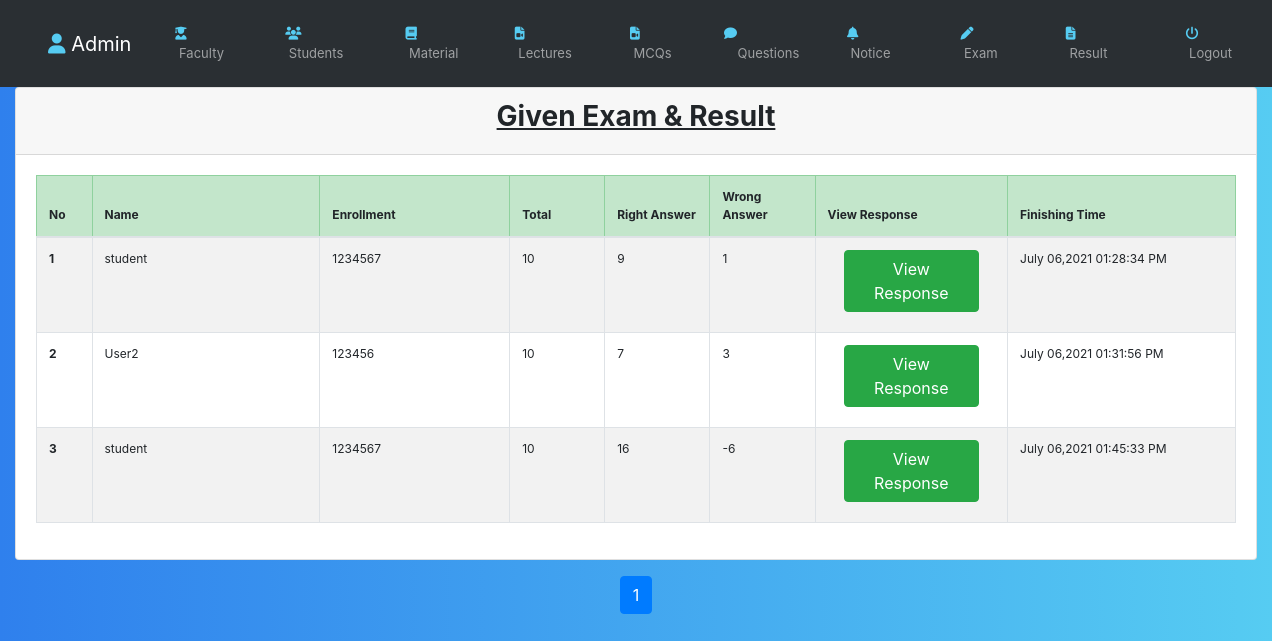
The app's page /admin/given_exam.php?group_id=10 (signed in) with its own data.
### tables this page shows
CREATE TABLE `result` (
  `result_id` int(25) NOT NULL,
  `group_id` int(25) NOT NULL,
  `stu_id` int(25) NOT NULL,
  `right_ans` varchar(255) NOT NULL,
  `wrong_ans` varchar(255) NOT NULL,
  `total` varchar(255) NOT NULL,
  `create_time` datetime NOT NULL DEFAULT current_timestamp()
);

CREATE TABLE `student` (
  `stu_id` int(25) NOT NULL,
  `enrollment` bigint(50) NOT NULL,
  `username` varchar(255) NOT NULL,
  `email` varchar(255) NOT NULL,
  `mobile` bigint(20) NOT NULL,
  `d_id` int(25) NOT NULL,
  `semester` int(2) NOT NULL,
  `password` varchar(255) NOT NULL,
  `code` mediumint(50) NOT NULL,
  `status` varchar(50) NOT NULL,
  `create_time` datetime NOT NULL,
  `update_time` datetime DEFAULT NULL
);

### inc/function.php (called while the page is built, shortened)
<?php
require '../db/dbcon.php';
	?>
<?php
function safe_string($str) {
	global $con;
	   	$str = trim($str);
  		$str = stripslashes($str);
  		$str = strip_tags($str);
  		$str = htmlspecialchars($str);
	   	$str = mysqli_real_escape_string($con,$str);
	return $str;
}
function DateFormat($date)
	{
        return date("F d,Y  h:i:s A",strtotime($date));
	}
?>

### admin/given_exam.php (the view)
<?php
include '../inc/top.php';
require '../db/dbcon.php';
if (isset($_GET['group_id'])>0 && $_GET['group_id']!='')
	{
		$limit=10;
		if (isset($_GET['page'])) {
			$page=$_GET['page'];
		}else{
			$page=1;
		}
		$offset=($page-1)*$limit;
		$group_id=safe_string($_GET['group_id']);
?>
    <body>
        <div class="container-fluid">
        <div class="card">
            <div class="card-header">
                <h3 class="text-center font-weight-bold text-decoration-underline">Given Exam & Result</h3>
            </div>
            <div class="card-body">
                <div class="table-responsive">
                    <table class="table thover ts table-bordered ">
                        <thead class="table-success">
                            <tr>
                                <th  width="2%">No</th>
                                <th  width="12%">Name</th>
                                <th  width="10%">Enrollment</th>
                                <th  width="5%">Total</th>
                                <th  width="5%">Right Answer</th>
                                <th  width="5%">Wrong Answer</th>
                                <th  width="5%">View Response</th>
                                <th  width="12%">Finishing Time</th>
                            </tr>
                        </thead>
                        <tbody>
                        <?php
                            $sql="SELECT * FROM result WHERE group_id='$group_id'";
                            $result=mysqli_query($con,$sql) or die(mysqli_error($con));
                            $records=mysqli_num_rows($result);
                            if ($records==0){
								echo "<td colspan='9' align='center' class='text-danger'><b>No given exam by students!</td></b>";
							}else{
							 $No=$offset;
                            while ($row=mysqli_fetch_array($result)) {
                                $No = $No + 1;
                                $stu_id=$row['stu_id'];
                                $stu_idSQL="SELECT * FROM student WHERE stu_id='$stu_id'";
                                $stu_idResult=mysqli_query($con,$stu_idSQL) or die(mysqli_error($con));
                                $stu_idROW=mysqli_fetch_array($stu_idResult);
                        ?>
                            <tr>
                                <td><?php echo "<b>".$No."</b>"; ?></td>
                                <td> <?php echo $stu_idROW['username']; ?> </td>
                                <td> <?php echo $stu_idROW['enrollment']; ?> </td>
                                <td> <?php echo $row['total']; ?> </td>
                                <td> <?php echo $row['right_ans']; ?> </td>
                                <td> <?php echo $row['wrong_ans']; ?> </td>
                                <td> <a href="view_response.php?group_id=<?php echo $group_id; ?>&stu_id=<?php echo $stu_id; ?>" class="btn btn-md btn-success mb-2 mx-3">View Response</a> </td>
                                <td> <?php echo DateFormat($row['create_time']); ?> </td>
                            </tr>
                            <?php
                        }
                    }
                }
                        ?>
                        </tbody>
                    </table>
                </div>
            </div>
        </div>
    </div>
    	<div class="container mt-3">
	<?php
		if ($records>0) {
			$total_page=ceil($records/$limit);
			echo'<ul class="pagination justify-content-center">';
			for ($i=1; $i<=$total_page; $i++) {
				if ($i==$page) {
					$active='active';
				} else{
					$active="";
				}
				$PageNo='<li class="page-item '.$active.'"><a class="page-link" href="given_exam.php?group_id='.$group_id.'&page='.$i.'">'.$i.'</a></li>';
				echo $PageNo;
			}
			echo'</ul>';
			}
		?>
</div>
</body>
</html>

### inc/header.php (style rules this page uses)
table,th,td,p, center { font-size: 12px; }
.ts tbody tr:nth-of-type(odd) { background-color: rgba(0, 0, 0, 0.05); }
body { background: #56CCF2; background: linear-gradient(to right, #2F80ED, #56CCF2); }

### records on screen
result: stu.username "student", stu.enrollment "1234567", total "10", right_ans "9", wrong_ans "1", create_time "July 06,2021 01:28:34 PM"
result: stu.username "User2", stu.enrollment "123456", total "10", right_ans "7", wrong_ans "3", create_time "July 06,2021 01:31:56 PM"
result: stu.username "student", stu.enrollment "1234567", total "10", right_ans "16", wrong_ans "-6", create_time "July 06,2021 01:45:33 PM"
